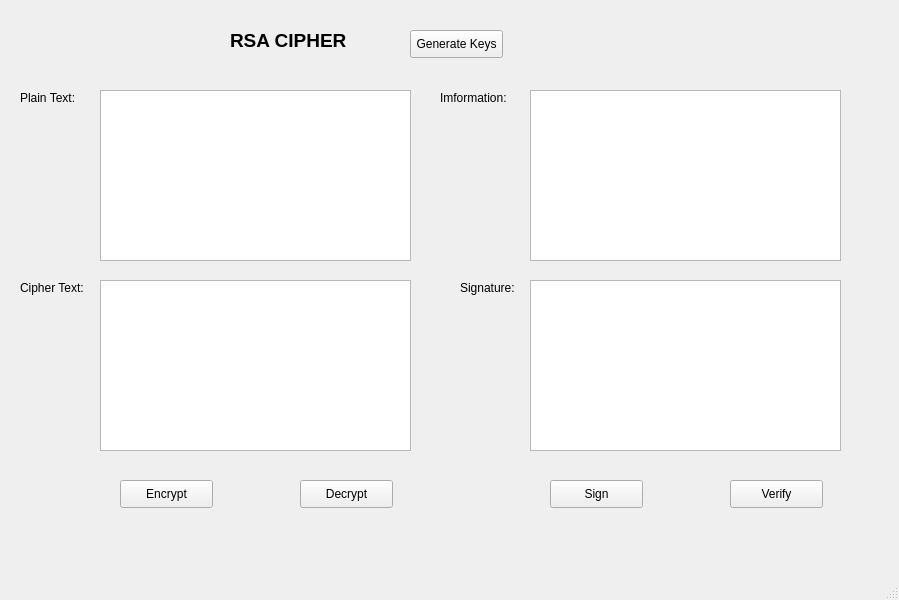
<?xml version="1.0" encoding="UTF-8"?>
<ui version="4.0">
 <class>MainWindow</class>
 <widget class="QMainWindow" name="MainWindow">
  <property name="geometry">
   <rect>
    <x>0</x>
    <y>0</y>
    <width>899</width>
    <height>600</height>
   </rect>
  </property>
  <property name="windowTitle">
   <string>MainWindow</string>
  </property>
  <widget class="QWidget" name="centralwidget">
   <widget class="QLabel" name="lbl_rsacipher">
    <property name="geometry">
     <rect>
      <x>230</x>
      <y>30</y>
      <width>151</width>
      <height>21</height>
     </rect>
    </property>
    <property name="font">
     <font>
      <pointsize>14</pointsize>
      <weight>75</weight>
      <bold>true</bold>
     </font>
    </property>
    <property name="text">
     <string>RSA CIPHER</string>
    </property>
   </widget>
   <widget class="QPushButton" name="btn_generatekeys">
    <property name="geometry">
     <rect>
      <x>410</x>
      <y>30</y>
      <width>93</width>
      <height>28</height>
     </rect>
    </property>
    <property name="text">
     <string>Generate Keys</string>
    </property>
   </widget>
   <widget class="QLabel" name="lbl_plaintext">
    <property name="geometry">
     <rect>
      <x>20</x>
      <y>90</y>
      <width>71</width>
      <height>16</height>
     </rect>
    </property>
    <property name="text">
     <string>Plain Text:</string>
    </property>
   </widget>
   <widget class="QLabel" name="lbl_ciphertext">
    <property name="geometry">
     <rect>
      <x>20</x>
      <y>280</y>
      <width>71</width>
      <height>16</height>
     </rect>
    </property>
    <property name="text">
     <string>Cipher Text:</string>
    </property>
   </widget>
   <widget class="QLabel" name="lbl_signature">
    <property name="geometry">
     <rect>
      <x>460</x>
      <y>280</y>
      <width>61</width>
      <height>16</height>
     </rect>
    </property>
    <property name="text">
     <string>Signature:</string>
    </property>
   </widget>
   <widget class="QLabel" name="lbl_information">
    <property name="geometry">
     <rect>
      <x>440</x>
      <y>90</y>
      <width>81</width>
      <height>16</height>
     </rect>
    </property>
    <property name="text">
     <string>Imformation:</string>
    </property>
   </widget>
   <widget class="QTextEdit" name="txt_plaintext">
    <property name="geometry">
     <rect>
      <x>100</x>
      <y>90</y>
      <width>311</width>
      <height>171</height>
     </rect>
    </property>
   </widget>
   <widget class="QTextEdit" name="txt_ciphertext">
    <property name="geometry">
     <rect>
      <x>100</x>
      <y>280</y>
      <width>311</width>
      <height>171</height>
     </rect>
    </property>
   </widget>
   <widget class="QTextEdit" name="txt_signature">
    <property name="geometry">
     <rect>
      <x>530</x>
      <y>280</y>
      <width>311</width>
      <height>171</height>
     </rect>
    </property>
   </widget>
   <widget class="QTextEdit" name="txt_information">
    <property name="geometry">
     <rect>
      <x>530</x>
      <y>90</y>
      <width>311</width>
      <height>171</height>
     </rect>
    </property>
   </widget>
   <widget class="QPushButton" name="btn_encrypt">
    <property name="geometry">
     <rect>
      <x>120</x>
      <y>480</y>
      <width>93</width>
      <height>28</height>
     </rect>
    </property>
    <property name="text">
     <string>Encrypt</string>
    </property>
   </widget>
   <widget class="QPushButton" name="btn_decrypt">
    <property name="geometry">
     <rect>
      <x>300</x>
      <y>480</y>
      <width>93</width>
      <height>28</height>
     </rect>
    </property>
    <property name="text">
     <string>Decrypt</string>
    </property>
   </widget>
   <widget class="QPushButton" name="btn_sign">
    <property name="geometry">
     <rect>
      <x>550</x>
      <y>480</y>
      <width>93</width>
      <height>28</height>
     </rect>
    </property>
    <property name="text">
     <string>Sign</string>
    </property>
   </widget>
   <widget class="QPushButton" name="btn_verify">
    <property name="geometry">
     <rect>
      <x>730</x>
      <y>480</y>
      <width>93</width>
      <height>28</height>
     </rect>
    </property>
    <property name="text">
     <string>Verify</string>
    </property>
   </widget>
  </widget>
  <widget class="QMenuBar" name="menubar">
   <property name="geometry">
    <rect>
     <x>0</x>
     <y>0</y>
     <width>899</width>
     <height>26</height>
    </rect>
   </property>
  </widget>
  <widget class="QStatusBar" name="statusbar"/>
 </widget>
 <resources/>
 <connections/>
</ui>
